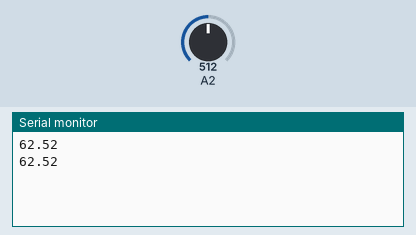
Simulated run of this sketch. Board: Arduino Uno, built with avr-gcc and run on an emulated ATmega328P. Parts: the last lines printed to the serial monitor. Inputs (shaded band) come from the test bench; at power-on: A2 = 512.

Above: at 2.8 s.
2.9 s: A2 set to 716
At 4.7 s:
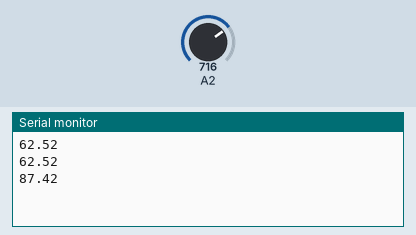
5.6 s: A2 set to 900
At 7.5 s:
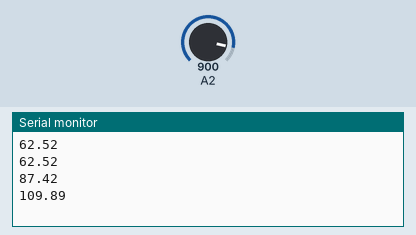
Timing chart, 0 to 9.0 s (numbered marks = the images above; inputs shaded):
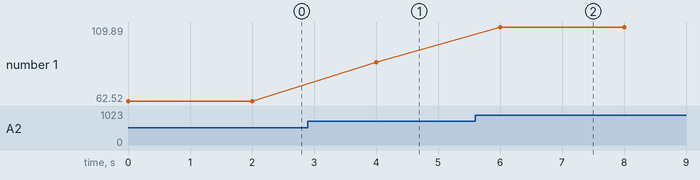

The sketch:

SensorLM35.ino
```cpp
void setup() {
  // put your setup code here, to run once:
Serial.begin(115200);
}
const float voltageFactor = 5000.0 / 4095.0; // factor de voltage entre el votage de 5 volts en milivots dividido por la resolucion del adc de 12 bits

void loop() {
  // put your main code here, to run repeatedly:
  int sensorValue = analogRead(2);
  float voltage = sensorValue * voltageFactor;
  Serial.println(voltage/10);
  delay(2000);

}
```

Measured:
- after the input at 2.9 s, the serial monitor: prints a new line after 1.1 s (image 1)
- after the input at 5.6 s, the serial monitor: prints a new line after 0.40 s (image 2)
- plotted number 1: 62.52 → 87.42 after the input at 2.9 s, 87.42 → 109.89 after the input at 5.6 s
